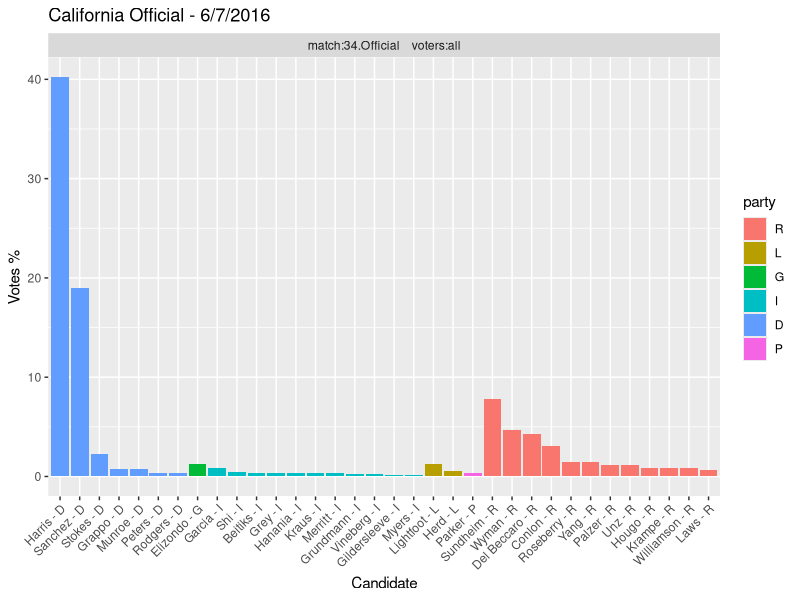

Here is the R script that generated this plot:

# <> This symbol indicates places in the code to change things

# current development moved to favor7

require(ggplot2)
require(ggthemes)

a=read.csv("input_favor.csv")
b=read.csv("input_versus.csv")

i=11  # <>  1 through 12, some together
# 4 and 5 are together
#i=c(4,5)
#i=c(7,8)
#i=c(10,12)
# <>

#for(i in 1:3) {
  #ggplot(a,aes(x=candidate,y=Favorable,fill=field))+geom_bar(stat="identity",position="dodge") + theme_igray() + theme(axis.text.x = element_text(angle = 45, hjust = 1))
  
  
  #ggplot(b,aes(x=candidate,y=votes,fill=field))+geom_bar(stat="identity") + theme_igray() + theme(axis.text.x = element_text(angle = 45, hjust = 1)) + facet_wrap(~ field)
  
  a$votes = a$Favorable
  b$race = paste("match:",b$versus,"    voters:",b$field,sep="")
  
  b1 = b[b$poll_id %in% i,c("poll_date","state","votes","candidate","party","race")]
  a1 = a[a$poll_id %in% i & a$field == "all",c("poll_date","state","votes","candidate","party","not.sure")]
  
  b1$type = "first rank"
  b1$not.sure=0
  
  if(nrow(a1)==0) { # no approval poll to go with the first-rank poll
    d = b1
  } else {
    a1$type = "approval"
    a1$race = "approval"
    d = rbind(a1,b1)
  }
  if (0){
    # sort by party (and then maybe votes)
    e=unique(d[,c("candidate", "party")])  
    #http://stackoverflow.com/questions/9944816/unique-on-a-dataframe-with-only-selected-columns
    f=unique(e[with(e, order(party,candidate)), "candidate"])
    f=unique(d[with(d, order(party,-votes,candidate)), "candidate"])
    # move not sure to the end
    ns = c("not sure - D","not sure - R")
    x <- setdiff(f, ns)
    x <- append(x, values = ns)
    f=x
    d$candidate = factor(d$candidate, levels = f)
  } else {
    if (0) { # <> 
      oldd=d
      d = d[-which(d$candidate=="not sure"),]
    }
    d$candidate = paste( d$candidate, d$party, sep = " - ")
    if (1) {# customize
      if(9 %in% i) {
        f=unique(d[with(d, order(-votes,candidate)), "candidate"])
      } else {
        f=unique(d[with(d, order(party,-votes,candidate)), "candidate"])
      }
    }
    if (0) {
      ns = c("not sure - D","not sure - R")
      x <- setdiff(f, ns)
      x <- append(x, values = ns)
      f=x
    } 
    if (1) {
      ns = c("not sure - A")
      x <- setdiff(f, ns)
      x <- append(x, values = ns)
      f=x
    }
    d$candidate = factor(d$candidate, levels = f)
  }
  
  if (1) { # make R red, D blue
    g = unique(d$party)
    nl = length(g)
    if (nl==2) g = c("R","D")
    else if (nl==3) g = c("R","A","D")
    else if (nl==4) g = c("R","A","D","I")
    else if (nl>4) {
      g = setdiff(g, "R")
      g = append("R",g)
      g = setdiff(g, "D")
      if(nl>3)
      {
        g = append(g,"D",after=nl-2)
      } else {
        g = append(g,"D",after=nl-1)
      }
    }
    d$party = factor(d$party, levels = g)
  } else {
    d$party = factor(d$party, levels = sort(levels(d$party),decreasing=T))
  }
  
  mtemp = min(which(b$poll_id %in% i))
  
  if (1) {
    title1 = b[mtemp,"state"]
    upol = unique(d$poll_date)
    for(pol in upol){
      title1 = paste(title1,pol,sep=' - ')
    }
    
  } else {
    title1 = paste(b[mtemp,"state"],b[mtemp,"poll_date"],sep = " - ")
      
    if (length(i) > 1) {
      title1 = paste(title1," and more dates")
    }
  }
  ggplot(d, aes(x=candidate,y=votes,fill=party))+geom_bar(stat="identity",position="dodge") + facet_wrap(~ race) + theme_gray() + theme(axis.text.x = element_text(angle = 45, hjust = 1)) + labs(title = title1) + ylab("Votes %") + xlab("Candidate")
  #+ geom_errorbar(aes(ymin = votes, ymax = votes + not.sure))
  # old way #  + facet_wrap(~ type + race)
  # <> "not sure" bar is optional
#}